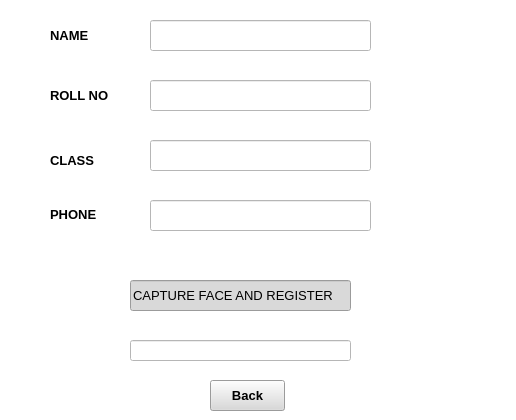
<?xml version="1.0" encoding="UTF-8"?>
<ui version="4.0">
 <class>MainWindow</class>
 <widget class="QMainWindow" name="MainWindow">
  <property name="geometry">
   <rect>
    <x>0</x>
    <y>0</y>
    <width>516</width>
    <height>420</height>
   </rect>
  </property>
  <property name="font">
   <font>
    <pointsize>10</pointsize>
    <weight>75</weight>
    <bold>true</bold>
   </font>
  </property>
  <property name="windowTitle">
   <string>MainWindow</string>
  </property>
  <property name="styleSheet">
   <string notr="true">background-color: rgb(255, 255, 255);</string>
  </property>
  <widget class="QWidget" name="centralwidget">
   <widget class="QLineEdit" name="lineEdit">
    <property name="geometry">
     <rect>
      <x>150</x>
      <y>20</y>
      <width>221</width>
      <height>31</height>
     </rect>
    </property>
    <property name="font">
     <font>
      <pointsize>10</pointsize>
     </font>
    </property>
   </widget>
   <widget class="QLabel" name="label">
    <property name="geometry">
     <rect>
      <x>50</x>
      <y>20</y>
      <width>51</width>
      <height>31</height>
     </rect>
    </property>
    <property name="font">
     <font>
      <pointsize>10</pointsize>
      <weight>75</weight>
      <bold>true</bold>
     </font>
    </property>
    <property name="text">
     <string>NAME</string>
    </property>
   </widget>
   <widget class="QLineEdit" name="lineEdit_2">
    <property name="geometry">
     <rect>
      <x>150</x>
      <y>80</y>
      <width>221</width>
      <height>31</height>
     </rect>
    </property>
    <property name="font">
     <font>
      <pointsize>10</pointsize>
     </font>
    </property>
   </widget>
   <widget class="QLineEdit" name="lineEdit_3">
    <property name="geometry">
     <rect>
      <x>150</x>
      <y>140</y>
      <width>221</width>
      <height>31</height>
     </rect>
    </property>
    <property name="font">
     <font>
      <pointsize>10</pointsize>
     </font>
    </property>
   </widget>
   <widget class="QLineEdit" name="lineEdit_4">
    <property name="geometry">
     <rect>
      <x>150</x>
      <y>200</y>
      <width>221</width>
      <height>31</height>
     </rect>
    </property>
    <property name="font">
     <font>
      <pointsize>10</pointsize>
     </font>
    </property>
   </widget>
   <widget class="QLineEdit" name="lineEdit_5">
    <property name="geometry">
     <rect>
      <x>130</x>
      <y>280</y>
      <width>221</width>
      <height>31</height>
     </rect>
    </property>
    <property name="font">
     <font>
      <pointsize>10</pointsize>
     </font>
    </property>
    <property name="styleSheet">
     <string notr="true">background-color: rgb(217, 217, 217);</string>
    </property>
    <property name="text">
     <string>CAPTURE FACE AND REGISTER</string>
    </property>
   </widget>
   <widget class="QLineEdit" name="lineEdit_6">
    <property name="geometry">
     <rect>
      <x>130</x>
      <y>340</y>
      <width>221</width>
      <height>21</height>
     </rect>
    </property>
    <property name="font">
     <font>
      <pointsize>10</pointsize>
     </font>
    </property>
   </widget>
   <widget class="QLabel" name="label_3">
    <property name="geometry">
     <rect>
      <x>50</x>
      <y>150</y>
      <width>61</width>
      <height>21</height>
     </rect>
    </property>
    <property name="font">
     <font>
      <pointsize>10</pointsize>
      <weight>75</weight>
      <bold>true</bold>
     </font>
    </property>
    <property name="text">
     <string>CLASS</string>
    </property>
   </widget>
   <widget class="QLabel" name="label_4">
    <property name="geometry">
     <rect>
      <x>50</x>
      <y>199</y>
      <width>61</width>
      <height>31</height>
     </rect>
    </property>
    <property name="font">
     <font>
      <pointsize>10</pointsize>
      <weight>75</weight>
      <bold>true</bold>
     </font>
    </property>
    <property name="text">
     <string>PHONE</string>
    </property>
   </widget>
   <widget class="QPushButton" name="pushButton">
    <property name="geometry">
     <rect>
      <x>210</x>
      <y>380</y>
      <width>75</width>
      <height>31</height>
     </rect>
    </property>
    <property name="font">
     <font>
      <pointsize>10</pointsize>
      <weight>75</weight>
      <bold>true</bold>
     </font>
    </property>
    <property name="styleSheet">
     <string notr="true">background-color: rgb(217, 217, 217);</string>
    </property>
    <property name="text">
     <string>Back</string>
    </property>
   </widget>
   <widget class="QLabel" name="label_5">
    <property name="geometry">
     <rect>
      <x>50</x>
      <y>80</y>
      <width>61</width>
      <height>31</height>
     </rect>
    </property>
    <property name="font">
     <font>
      <pointsize>10</pointsize>
      <weight>75</weight>
      <bold>true</bold>
     </font>
    </property>
    <property name="text">
     <string>ROLL NO</string>
    </property>
   </widget>
  </widget>
 </widget>
 <resources/>
 <connections/>
</ui>
